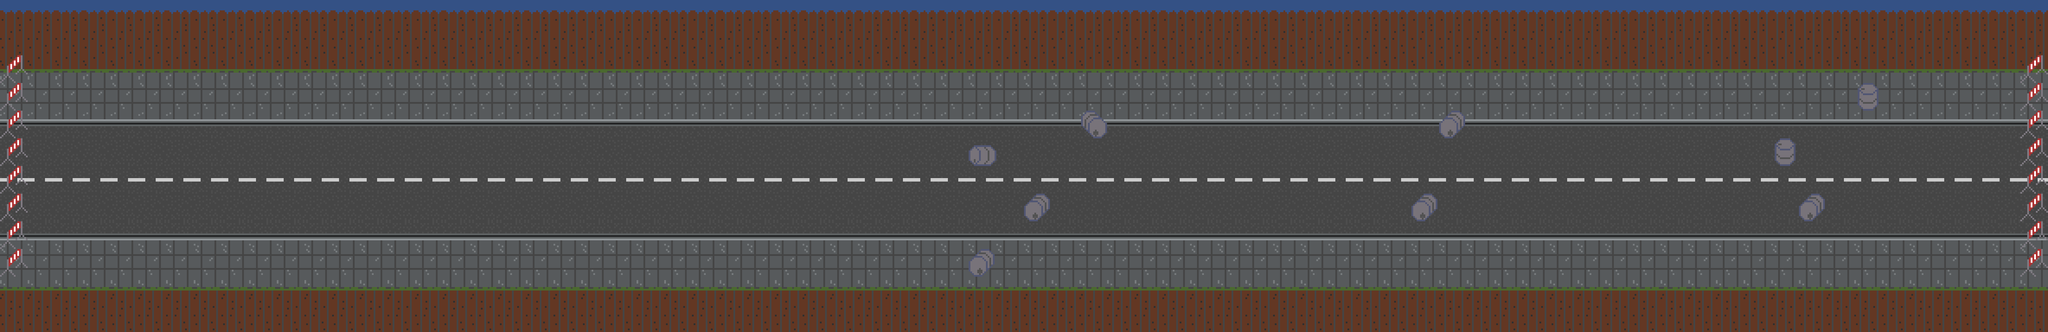

This game map was drawn from its Tiled (.tmx) file and the tilesets committed beside it. A one-line description and the full map source follow:
An orthogonal 74x12 tile map with 64x64 px tiles, 2 tile layers (background, obstacles), 2 tilesets and 4 objects (4x obstacle).

<map version="1.5" tiledversion="1.7.0" orientation="orthogonal" renderorder="right-down" width="74" height="12" tilewidth="64" tileheight="64" infinite="0" nextlayerid="5" nextobjectid="9">
 <editorsettings>
  <export target="level1.json" format="json" />
 </editorsettings>
 <tileset firstgid="1" name="street" tilewidth="64" tileheight="64" tilecount="7" columns="7">
  <image source="asphalt.png" width="448" height="64" />
 </tileset>
 <tileset firstgid="8" name="obstacles" tilewidth="64" tileheight="64" tilecount="4" columns="4">
  <image source="obstacles_small.png" width="256" height="64" />
  <tile id="0" type="obstacle">
   <objectgroup draworder="index" id="2">
    <object id="2" name="obstacle" x="8" y="30" width="48" height="33.3679" />
   </objectgroup>
  </tile>
  <tile id="1" type="obstacle">
   <objectgroup draworder="index" id="2">
    <object id="5" name="obstacle" x="0.120086" y="40" width="63.5" height="23.9427" />
   </objectgroup>
  </tile>
  <tile id="2" type="obstacle">
   <objectgroup draworder="index" id="2">
    <object id="1" name="obstacle" x="0.220159" y="25.1381" width="60" height="38.6918" />
   </objectgroup>
  </tile>
  <tile id="3" type="obstacle">
   <objectgroup draworder="index" id="5">
    <object id="9" name="obstacle" x="4.25306" y="0" width="54.6433" height="64" />
   </objectgroup>
  </tile>
 </tileset>
 <layer id="1" name="background" width="74" height="12">
  <data encoding="csv">
4,4,4,4,4,4,4,4,4,4,4,4,4,4,4,4,4,4,4,4,4,4,4,4,4,4,4,4,4,4,4,4,4,4,4,4,4,4,4,4,4,4,4,4,4,4,4,4,4,4,4,4,4,4,4,4,4,4,4,4,4,4,4,4,4,4,4,4,4,4,4,4,4,4,
3,3,3,3,3,3,3,3,3,3,3,3,3,3,3,3,3,3,3,3,3,3,3,3,3,3,3,3,3,3,3,3,3,3,3,3,3,3,3,3,3,3,3,3,3,3,3,3,3,3,3,3,3,3,3,3,3,3,3,3,3,3,3,3,3,3,3,3,3,3,3,3,3,3,
2,2,2,2,2,2,2,2,2,2,2,2,2,2,2,2,2,2,2,2,2,2,2,2,2,2,2,2,2,2,2,2,2,2,2,2,2,2,2,2,2,2,2,2,2,2,2,2,2,2,2,2,2,2,2,2,2,2,2,2,2,2,2,2,2,2,2,2,2,2,2,2,2,2,
6,6,6,6,6,6,6,6,6,6,6,6,6,6,6,6,6,6,6,6,6,6,6,6,6,6,6,6,6,6,6,6,6,6,6,6,6,6,6,6,6,6,6,6,6,6,6,6,6,6,6,6,6,6,6,6,6,6,6,6,6,6,6,6,6,6,6,6,6,6,6,6,6,6,
5,5,5,5,5,5,5,5,5,5,5,5,5,5,5,5,5,5,5,5,5,5,5,5,5,5,5,5,5,5,5,5,5,5,5,5,5,5,5,5,5,5,5,5,5,5,5,5,5,5,5,5,5,5,5,5,5,5,5,5,5,5,5,5,5,5,5,5,5,5,5,5,5,5,
1,1,1,1,1,1,1,1,1,1,1,1,1,1,1,1,1,1,1,1,1,1,1,1,1,1,1,1,1,1,1,1,1,1,1,1,1,1,1,1,1,1,1,1,1,1,1,1,1,1,1,1,1,1,1,1,1,1,1,1,1,1,1,1,1,1,1,1,1,1,1,1,1,1,
7,7,7,7,7,7,7,7,7,7,7,7,7,7,7,7,7,7,7,7,7,7,7,7,7,7,7,7,7,7,7,7,7,7,7,7,7,7,7,7,7,7,7,7,7,7,7,7,7,7,7,7,7,7,7,7,7,7,7,7,7,7,7,7,7,7,7,7,7,7,7,7,7,7,
1,1,1,1,1,1,1,1,1,1,1,1,1,1,1,1,1,1,1,1,1,1,1,1,1,1,1,1,1,1,1,1,1,1,1,1,1,1,1,1,1,1,1,1,1,1,1,1,1,1,1,1,1,1,1,1,1,1,1,1,1,1,1,1,1,1,1,1,1,1,1,1,1,1,
1073741829,1073741829,1073741829,1073741829,1073741829,1073741829,1073741829,1073741829,1073741829,1073741829,1073741829,1073741829,1073741829,1073741829,1073741829,1073741829,1073741829,1073741829,1073741829,1073741829,1073741829,1073741829,1073741829,1073741829,1073741829,1073741829,1073741829,1073741829,1073741829,1073741829,1073741829,1073741829,1073741829,1073741829,1073741829,1073741829,1073741829,1073741829,1073741829,1073741829,1073741829,1073741829,1073741829,1073741829,1073741829,1073741829,1073741829,1073741829,1073741829,1073741829,1073741829,1073741829,1073741829,1073741829,1073741829,1073741829,1073741829,1073741829,1073741829,1073741829,1073741829,1073741829,1073741829,1073741829,1073741829,1073741829,1073741829,1073741829,1073741829,1073741829,1073741829,1073741829,1073741829,1073741829,
6,6,6,6,6,6,6,6,6,6,6,6,6,6,6,6,6,6,6,6,6,6,6,6,6,6,6,6,6,6,6,6,6,6,6,6,6,6,6,6,6,6,6,6,6,6,6,6,6,6,6,6,6,6,6,6,6,6,6,6,6,6,6,6,6,6,6,6,6,6,6,6,6,6,
1073741826,1073741826,1073741826,1073741826,1073741826,1073741826,1073741826,1073741826,1073741826,1073741826,1073741826,1073741826,1073741826,1073741826,1073741826,1073741826,1073741826,1073741826,1073741826,1073741826,1073741826,1073741826,1073741826,1073741826,1073741826,1073741826,1073741826,1073741826,1073741826,1073741826,1073741826,1073741826,1073741826,1073741826,1073741826,1073741826,1073741826,1073741826,1073741826,1073741826,1073741826,1073741826,1073741826,1073741826,1073741826,1073741826,1073741826,1073741826,1073741826,1073741826,1073741826,1073741826,1073741826,1073741826,1073741826,1073741826,1073741826,1073741826,1073741826,1073741826,1073741826,1073741826,1073741826,1073741826,1073741826,1073741826,1073741826,1073741826,1073741826,1073741826,1073741826,1073741826,1073741826,1073741826,
3,3,3,3,3,3,3,3,3,3,3,3,3,3,3,3,3,3,3,3,3,3,3,3,3,3,3,3,3,3,3,3,3,3,3,3,3,3,3,3,3,3,3,3,3,3,3,3,3,3,3,3,3,3,3,3,3,3,3,3,3,3,3,3,3,3,3,3,3,3,3,3,3,3
</data>
 </layer>
 <layer id="3" name="obstacles" width="74" height="12">
  <data encoding="csv">
0,0,0,0,0,0,0,0,0,0,0,0,0,0,0,0,0,0,0,0,0,0,0,0,0,0,0,0,0,0,0,0,0,0,0,0,0,0,0,0,0,0,0,0,0,0,0,0,0,0,0,0,0,0,0,0,0,0,0,0,0,0,0,0,0,0,0,0,0,0,0,0,0,0,
0,0,0,0,0,0,0,0,0,0,0,0,0,0,0,0,0,0,0,0,0,0,0,0,0,0,0,0,0,0,0,0,0,0,0,0,0,0,0,0,0,0,0,0,0,0,0,0,0,0,0,0,0,0,0,0,0,0,0,0,0,0,0,0,0,0,0,0,0,0,0,0,0,0,
11,0,0,0,0,0,0,0,0,0,0,0,0,0,0,0,0,0,0,0,0,0,0,0,0,0,0,0,0,0,0,0,0,0,0,0,0,0,0,0,0,0,0,0,0,0,0,0,0,0,0,0,0,0,0,0,0,0,0,0,0,0,0,0,0,0,0,0,0,0,0,0,0,11,
11,0,0,0,0,0,0,0,0,0,0,0,0,0,0,0,0,0,0,0,0,0,0,0,0,0,0,0,0,0,0,0,0,0,0,0,0,0,0,0,0,0,0,0,0,0,0,0,0,0,0,0,0,0,0,0,0,0,0,0,0,0,0,0,0,0,0,8,0,0,0,0,0,11,
11,0,0,0,0,0,0,0,0,0,0,0,0,0,0,0,0,0,0,0,0,0,0,0,0,0,0,0,0,0,0,0,0,0,0,0,0,0,0,2147483658,0,0,0,0,0,0,0,0,0,0,0,0,10,0,0,0,0,0,0,0,0,0,0,0,0,0,0,0,0,0,0,0,0,11,
11,0,0,0,0,0,0,0,0,0,0,0,0,0,0,0,0,0,0,0,0,0,0,0,0,0,0,0,0,0,0,0,0,0,0,9,0,0,0,0,0,0,0,0,0,0,0,0,0,0,0,0,0,0,0,0,0,0,0,0,0,0,0,0,8,0,0,0,0,0,0,0,0,11,
11,0,0,0,0,0,0,0,0,0,0,0,0,0,0,0,0,0,0,0,0,0,0,0,0,0,0,0,0,0,0,0,0,0,0,0,0,0,0,0,0,0,0,0,0,0,0,0,0,0,0,0,0,0,0,0,0,0,0,0,0,0,0,0,0,0,0,0,0,0,0,0,0,11,
11,0,0,0,0,0,0,0,0,0,0,0,0,0,0,0,0,0,0,0,0,0,0,0,0,0,0,0,0,0,0,0,0,0,0,0,0,10,0,0,0,0,0,0,0,0,0,0,0,0,0,10,0,0,0,0,0,0,0,0,0,0,0,0,0,10,0,0,0,0,0,0,0,11,
11,0,0,0,0,0,0,0,0,0,0,0,0,0,0,0,0,0,0,0,0,0,0,0,0,0,0,0,0,0,0,0,0,0,0,0,0,0,0,0,0,0,0,0,0,0,0,0,0,0,0,0,0,0,0,0,0,0,0,0,0,0,0,0,0,0,0,0,0,0,0,0,0,11,
11,0,0,0,0,0,0,0,0,0,0,0,0,0,0,0,0,0,0,0,0,0,0,0,0,0,0,0,0,0,0,0,0,0,0,10,0,0,0,0,0,0,0,0,0,0,0,0,0,0,0,0,0,0,0,0,0,0,0,0,0,0,0,0,0,0,0,0,0,0,0,0,0,11,
0,0,0,0,0,0,0,0,0,0,0,0,0,0,0,0,0,0,0,0,0,0,0,0,0,0,0,0,0,0,0,0,0,0,0,0,0,0,0,0,0,0,0,0,0,0,0,0,0,0,0,0,0,0,0,0,0,0,0,0,0,0,0,0,0,0,0,0,0,0,0,0,0,0,
0,0,0,0,0,0,0,0,0,0,0,0,0,0,0,0,0,0,0,0,0,0,0,0,0,0,0,0,0,0,0,0,0,0,0,0,0,0,0,0,0,0,0,0,0,0,0,0,0,0,0,0,0,0,0,0,0,0,0,0,0,0,0,0,0,0,0,0,0,0,0,0,0,0
</data>
 </layer>
</map>
